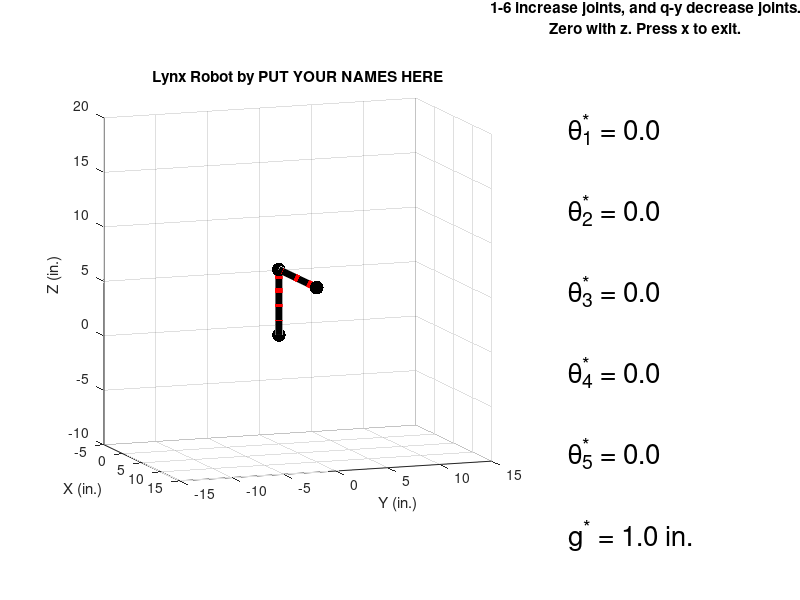

Reproduce this figure in MATLAB. (Note: this script raises an error after producing the figure.)
%% lynx_animation_starter.m
%
% This Matlab script provides the starter code for animating the Lynx
% robot on Homework 5 in MEAM 520 at the University of Pennsylvania.
% The original was written by Professor Katherine J. Kuchenbecker
% (kuchenbe@seas.upenn.edu). Students will modify this code to create
% their own script.
%
% Change the name of this file to replace "starter" with your PennKey.
% For example, Professor Kuchenbecker's script would be
% puma_animation_kuchenbe.m


%% SETUP

% Home the console, so we can more easily find any errors that may occur.
home

% Set student names.
studentNames = 'PUT YOUR NAMES HERE';

% Declare global variables.  These are global variables so that the
% key press function updateq can change their values.
global q weAreDone

% Initialize the global variable that says when we are finished.
weAreDone = false;

% Initialize the global q variable to hold all zeros for the joint
% angles (the first five elements) and 1 inch for the grip distance
% (the sixth element).  This is a column vector.
q = [0 0 0 0 0 1]';

% Delay time after showing the robot.  Increase this reduce
% computational load, and decrease it to make the motion appear
% smoother.
animation_delay = 0.2; % s


%% SET UP PLOT

% Select figure 1 and clear it.
f = figure(1);
clf

% Choose the left two thirds of the figure to plot the robot.
subplot(1,3,1:2)

% Plot something simple in a style suitable for a robot.
x = [0 0 0];
    y= [10 10 10];
    z = [12 12 12];

   plot3(x,y,z,'-r');

hold on
hrobot = plot3([0 0 10], [0 0 0], [0 6 6],'k.-','linewidth',5,'markersize',30);
xaxis = plot3([0 0 10], [0 0 0], [0 6 6],'r :','linewidth',5,'markersize',30);
yaxis = plot3([0 0 10], [0 0 0], [0 6 6],'r :','linewidth',5,'markersize',30);
zaxis = plot3([0 0 10], [0 0 0], [0 6 6],'r :','linewidth',5,'markersize',30);


% Set the axis limits to reasonable values for the Lynx and force one
% unit to be displayed the same in all directions.
axis equal vis3d
axis([-5 15 -15 15 -10 20])

% Set the viewing angle and turn on the grid
view(70,10)
grid on

% Add a title including the student names.
title(['Lynx Robot by ' studentNames ]);

% Add axis labels.
xlabel('X (in.)')
ylabel('Y (in.)')
zlabel('Z (in.)')

% Attach the key press function to the figure window, so that the
% joint variables change when you press keys.
set(f,'keypressfcn',@updateq)

% Write text to show the values of the variables in a subplot the
% right of the subplot of the robot.  We have to handle the last value
% differently because it is the grip distance, not a joint angle.
subplot(1,3,3)
t = zeros(length(q),1);
for i = 1:(length(q)-1)
    t(i) = text(0,-i,['\theta_' num2str(i,'%d') '^* = ' num2str(q(i),'%.1f')],'fontsize',20);
    hold on
end
t(length(q)) = text(0,-length(q),['g^* = ' num2str(q(length(q)),'%.1f in.')],'fontsize',20);
ylim([-length(q) 0])
axis off

% Give some instructions.
title({'1-6 increase joints, and q-y decrease joints.' 'Zero with z. Press x to exit.'})


%% ROBOT PARAMETERS

% This problem is about the Lynx robot, a 5-dof manipulator with a
% parallel-jaw gripper.

% Define the robot's measurements, in inches.  These correspond to the
% diagram in the homework and are constant.
d1 = 3;
a2 = 5.75;
a3 = 7.375;
d5 = 4.125;
lg = 1.125;

% Length of coordinate frame axes, to display, in inches.
b = 6;


%% ANIMATION LOOP

% Loop until we are done, which is triggered by pressing the d key on
% the keyboard.
while(~weAreDone)

    % Pull the joint angles and grip distance out of the global
    % variable.  The values in q are changed when you press keys.
    theta1 = q(1);
    theta2 = q(2);
    theta3 = q(3);
    theta4 = q(4);
    theta5 = q(5);
    g = q(6);

    % ***************************************************************

    % Write your code between the two lines of stars.

    % Your first objective is to plot a simple line drawing of the
    % Lynx robot in its current pose.  Calculate the x, y, and z
    % coordinates of all the necessary points along the robot arm.

    % Set the xdata, ydata, and zdata for the line drawing handle
    % hrobot to be the x, y, and z coordinates of the points you want
    % to plot.  As a simple demonstration, we simply set these
    % coordinates to be ten times the different joint coordinates, so
    % you can see a 3D line segment move around.  You will need to
    % change this.

    %A = dh_kuchenbe(a, alpha, d, theta)
    syms pi;

    A1 = dh_kuchenbe(0, -pi/2, 3, theta1);
    A2 = dh_kuchenbe(5.75, 0, 0, theta2-(pi/2));
    A3 = dh_kuchenbe(7.375, 0, 0, theta3+(pi/2));
    A4 = dh_kuchenbe(0, -pi/2, 0, theta4-pi/2);
    A5 = dh_kuchenbe(0, 0, 4.125, theta5);

    o = [0 0 0 1]';

    o0 = o;
    o1 = A1*o;
    o2 = A1*A2*o;
    o3 = A1*A2*A3*o;
    o4 = A1*A2*A3*A4*o;
    o5 = A1*A2*A3*A4*A5*o;

    endEffector = A1*A2*A3*A4*A5;

    o6 = endEffector*[g/2 0 0 1]';
    o8 = endEffector*[g/2 0 lg 1]';
    o7 = endEffector*[-g/2 0 0 1]';
    o9 = endEffector*[-g/2 0 lg 1]';

    xFrame = endEffector*[b 0 0 1]';
    yFrame = endEffector*[0 b 0 1]';
    zFrame = endEffector*[0 0 b 1]';

   set(hrobot,'xdata',[o0(1) o1(1) o2(1) o3(1) o4(1) o5(1) o6(1) o8(1) o6(1) o5(1) o7(1) o9(1) o7(1) o5(1) ]',...
        'ydata',[o0(2) o1(2) o2(2) o3(2) o4(2) o5(2) o6(2) o8(2) o6(2) o5(2) o7(2) o9(2) o7(2) o5(2) ]',...
        'zdata',[o0(3) o1(3) o2(3) o3(3) o4(3) o5(3) o6(3) o8(3) o6(3) o5(3) o7(3) o9(3) o7(3) o5(3)]');
    
   set(xaxis,'xdata',[o5(1) xFrame(1) ]',...
        'ydata',[o5(2) xFrame(2) ]',...
        'zdata',[o5(3) xFrame(3)  ]');
  set(yaxis,'xdata',[o5(1) yFrame(1) ]',...
        'ydata',[o5(2) yFrame(2) ]',...
        'zdata',[o5(3) yFrame(3)  ]');
  set(zaxis,'xdata',[o5(1) zFrame(1) ]',...
        'ydata',[o5(2) zFrame(2) ]',...
        'zdata',[o5(3) zFrame(3)  ]');
  
    %hold off


    % Your second objective is to add the gripper to the end of the
    % robot drawing, so you can see it opening and closing.  It should
    % have the same visual style as the Lynx robot itself.

    % Your third objective is to plot the end-effector coordinate
    % frame in its current pose, displaying each unit vector as having
    % the length b, defined above.  Make the unit vectors colored
    % dashed line segments with no markers and no arrowheads.

    % ***************************************************************

    % Update the text in the subplot to the right of the robot.
    for i = 1:(length(q)-1)
        set(t(i),'string',['\theta_' num2str(i,'%d') '^* = ' num2str(q(i),'%.1f')]);
    end
    set(t(end),'string',['g^* = ' num2str(q(end),'%.1f in.')])

    % Pause for a short time.
    pause(animation_delay)
end


%% CLEAN UP

% Tell the user we are done by setting the title of the subplot.
subplot(1,3,3)
title('Done')

% Remove the key press function from the figure window to avoid
% triggering errors with further key presses.
set(f,'keypressfcn',[])